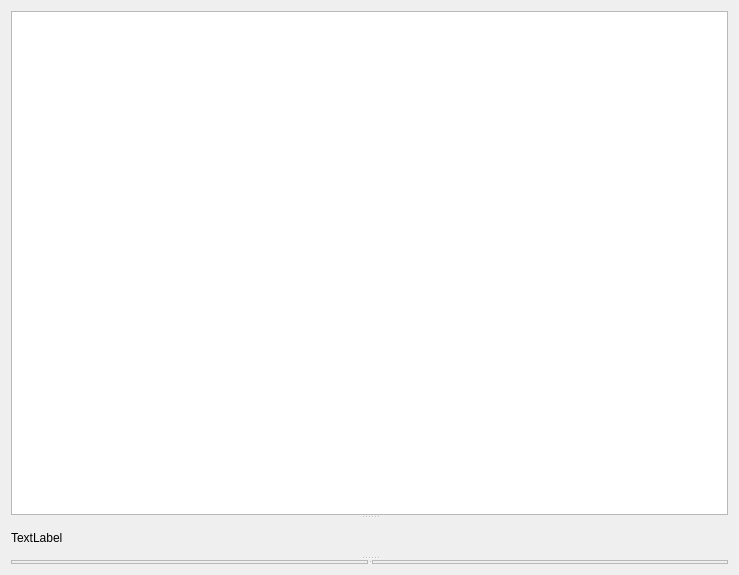
<?xml version="1.0" encoding="UTF-8"?>
<ui version="4.0">
 <class>Form</class>
 <widget class="QWidget" name="Form">
  <property name="geometry">
   <rect>
    <x>0</x>
    <y>0</y>
    <width>739</width>
    <height>575</height>
   </rect>
  </property>
  <property name="windowTitle">
   <string>Form</string>
  </property>
  <layout class="QFormLayout" name="formLayout">
   <item row="0" column="0" colspan="2">
    <widget class="QSplitter" name="splitter_2">
     <property name="orientation">
      <enum>Qt::Vertical</enum>
     </property>
     <widget class="QTableWidget" name="tableWidget"/>
     <widget class="QLabel" name="label">
      <property name="text">
       <string>TextLabel</string>
      </property>
     </widget>
     <widget class="QSplitter" name="splitter">
      <property name="orientation">
       <enum>Qt::Horizontal</enum>
      </property>
      <widget class="QFrame" name="frame">
       <property name="frameShape">
        <enum>QFrame::StyledPanel</enum>
       </property>
       <property name="frameShadow">
        <enum>QFrame::Raised</enum>
       </property>
      </widget>
      <widget class="QFrame" name="frame_2">
       <property name="frameShape">
        <enum>QFrame::StyledPanel</enum>
       </property>
       <property name="frameShadow">
        <enum>QFrame::Raised</enum>
       </property>
      </widget>
     </widget>
    </widget>
   </item>
  </layout>
 </widget>
 <resources/>
 <connections/>
</ui>
